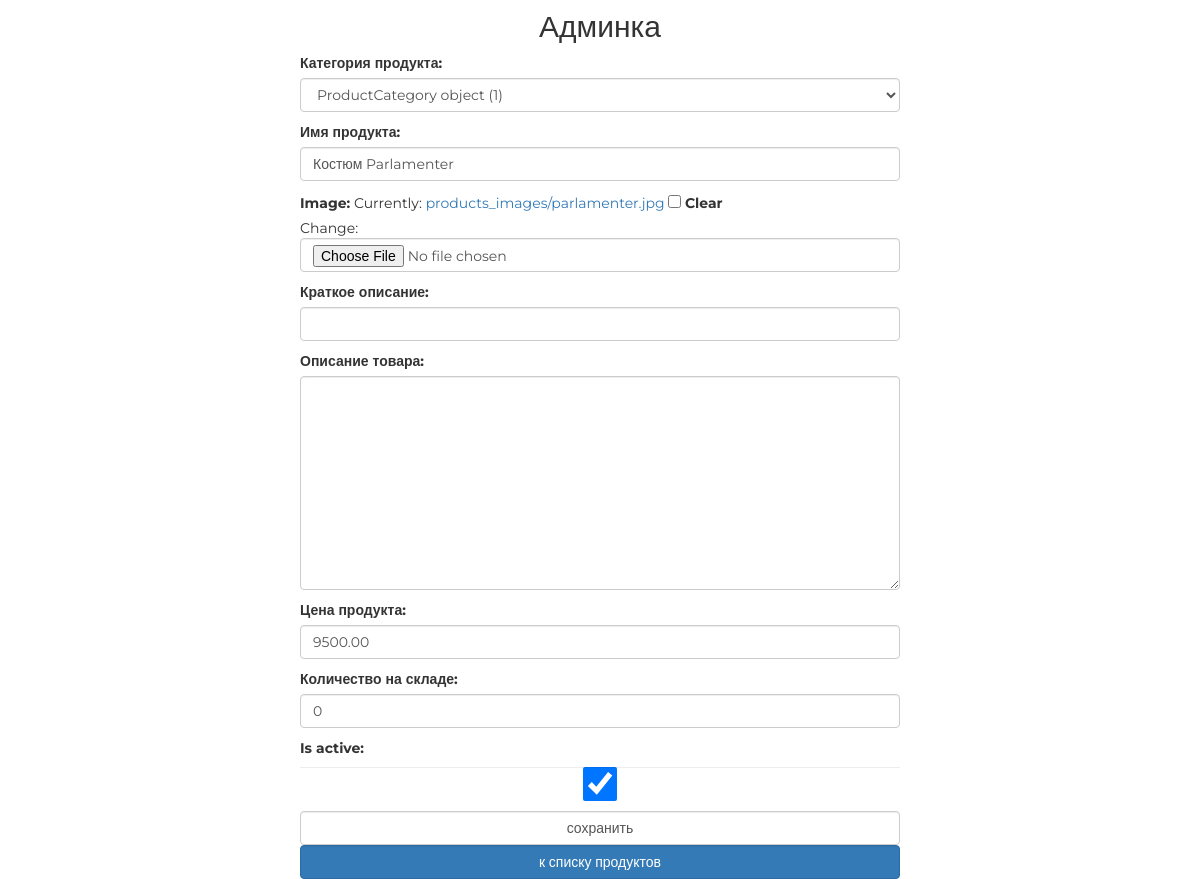
/my/admin/product/update/1/ (signed in), run on the app's committed database.
### mainapp/models.py (models this page shows)
class Product(models.Model):
    category = models.ForeignKey(ProductCategory, verbose_name='категория продукта', on_delete=models.CASCADE)
    name = models.CharField('имя продукта', max_length=128)
    image = models.ImageField(upload_to='products_images', blank=True)
    short_desc = models.CharField('краткое описание', max_length=64, blank=True)
    desc = models.TextField('описание товара', blank=True)
    price = models.DecimalField('цена продукта', max_digits=8, decimal_places=2, default=0)
    quantity = models.PositiveIntegerField('количество на складе', default=0)
    is_active = models.BooleanField(default=True)

### adminapp/views.py (the view, shortened to what this page needs)
# urls.py: path('product/update/<int:pk>/', adminapp.ProductUpdateView.as_view(), name='product_update'),
class ProductUpdateView(SuperUserOnlyMixin, PageTitleMixin, UpdateView):
    model = Product
    form_class = AdminProductUpdateForm
    def get_context_data(self, **kwargs):
        context = super().get_context_data(**kwargs)
        context['title'] = 'Продукты/редактирование'
        context['object'] = self.get_object()
        return context

### adminapp/forms.py
class AdminProductUpdateForm(forms.ModelForm):
    class Meta:
        model = Product
        fields = '__all__'
    def __init__(self, *args, **kwargs):
        super().__init__(*args, **kwargs)
        for field_name, field in self.fields.items():
            field.widget.attrs['class'] = 'form-control'

### adminapp/views.py (called while the page is built)
    @method_decorator(user_passes_test(lambda x: x.is_superuser))
    def dispatch(self, request, *args, **kwargs):
        return super().dispatch(request, *args, **kwargs)

    def get_context_data(self, **kwargs):
        context = super().get_context_data(**kwargs)
        context['title'] = self.page_title
        return context

### basketapp/context_processors.py (called while the page is built)
def basket(request):
    if request.user.is_authenticated:
        basket = request.user.basket.all()
    else:
        basket = []
    return {
        'basket':basket,
    }

### mainapp/context_processors.py (called while the page is built)
def menu(request):
    menu = ProductCategory.objects.filter(is_active=True)
    return {
        'categories': menu,
    }

### adminapp/templates/mainapp/product_form.html (shortened to what this page needs)
{% extends 'adminapp/base.html' %}
{% load static %}
{% block container %}
    <div class="new_category_form">
        <form class="form-horizontal" method="post" enctype="multipart/form-data">
            {{ form.as_p }}
            <input class="form-control" type="submit" value="сохранить">
        </form>
        <a href="{% url 'my_admin:category_products' object.category.pk %}"
           class="btn btn-primary form-control last">
            к списку продуктов
        </a>
    </div>
{% endblock %}

### static/css/style.css (style rules this page uses)
* { margin: 0; padding: 0; }
body { font-family: 'Montserrat', sans-serif; }
html, body { height: 100%; }
.new_category_form { margin: 0 auto; width: 600px; }

### data on the page
Product: category "ProductCategory object (1)", name "Костюм Parlamenter", price "9500.00", quantity "0", is_active "☑"
